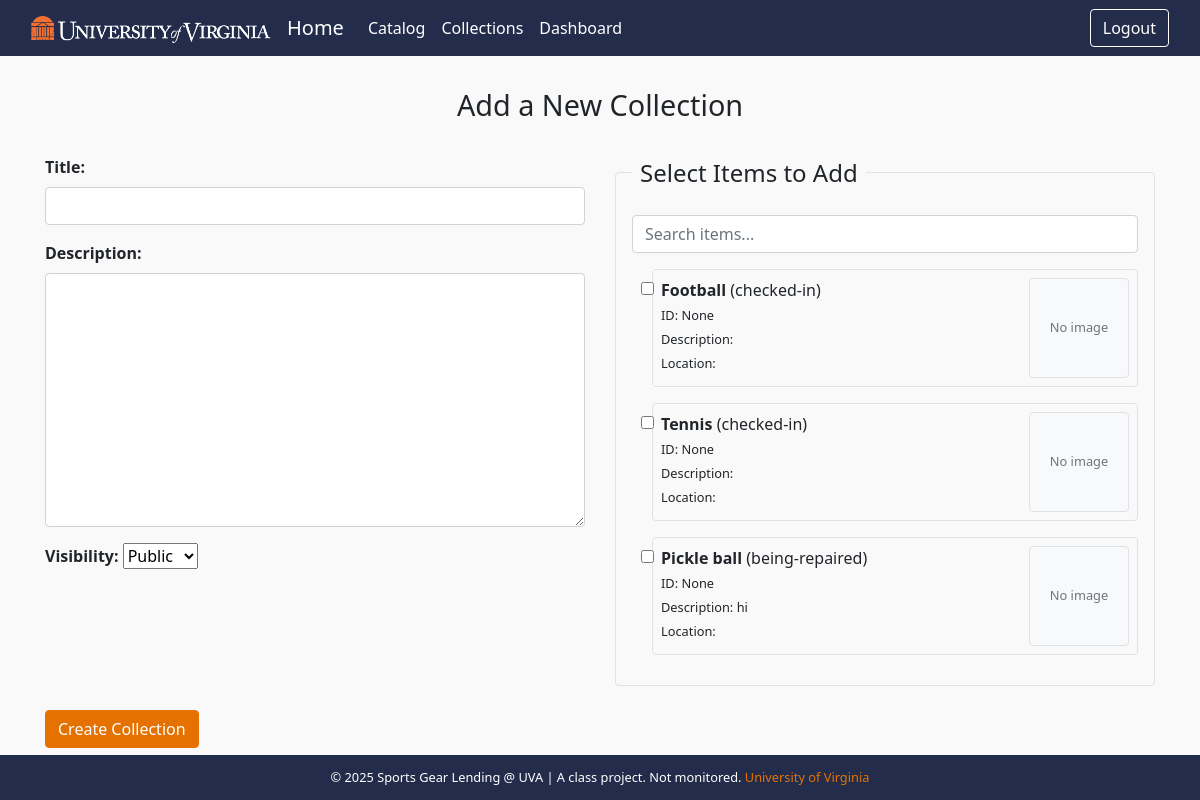
Page /dashboard/collections/add/ (signed in) on the committed database.
### core/models.py (models this page shows, shortened)
class Equipment(models.Model):
    STATUS_CHOICES = [
        ('checked-in', 'Checked In'),
        ('in-circulation', 'In Circulation'),
        ('being-repaired', 'Being Repaired'),
    ]
    name = models.CharField(max_length=255)
    identifier = models.CharField(max_length=100, null=True, blank=True)
    description = models.TextField(blank=True)
    is_available = models.BooleanField(default=True)
    status = models.CharField(max_length=20, choices=STATUS_CHOICES, default='checked-in')
    location = models.CharField(max_length=255, blank=True)
    sports_type = models.CharField(max_length=100, blank=True)
    added_date = models.DateTimeField(auto_now_add=True)
    sports_type = models.CharField(max_length=100, null=True, blank=True)
    added_by = models.ForeignKey(User, on_delete=models.SET_NULL, null=True, blank=True, related_name='added_equipments')

### core/views.py (the view)
# urls.py: path('dashboard/collections/add/', add_collection, name='add_collection'),
@login_required
def add_collection(request):
    if request.method == 'POST':
        form = CollectionForm(request.POST, user=request.user, request=request)
        if form.is_valid():
            collection = form.save(commit=False)
            collection.creator = request.user
            if not request.user.profile.is_librarian:
                collection.visibility = 'public'
            collection.save()
            form.save_m2m()
            librarian_users = User.objects.filter(profile__is_librarian=True)
            collection.allowed_users.add(*librarian_users)
            return redirect('core:view_collection', collection_id=collection.id)
    else:
        form = CollectionForm(user=request.user)
    return render(request, 'add_collections.html', {'form': form})

### core/templates/add_collections.html (shortened to what this page needs)
{% extends "base.html" %}
{% block content %}
<center><h2 style="font-size: 1.8rem; margin-bottom: 2rem;">Add a New Collection</h2></center>
<form method="post" class="container mt-4">
    <div class="row">
      <div class="col-md-6">
        <div class="mb-3">
          <label for="{{ form.title.id_for_label }}" class="form-label"><strong>Title:</strong></label>
          {{ form.title}}
        </div>
        <div class="mb-3">
          <label for="{{ form.description.id_for_label }}" class="form-label"><strong>Description:</strong></label>
          {{ form.description }}
        </div>
        {% if form.visibility %}
        <div class="mb-3">
          <label for="{{ form.visibility.id_for_label }}" class="form-label"><strong>Visibility:</strong></label>
          {{ form.visibility}}
        </div>
        {% endif %}
      </div>
      <div class="col-md-6">
        <fieldset class="border p-3 rounded">
            <legend class="w-auto px-2">Select Items to Add</legend>
            <input type="text" id="item-search" placeholder="Search items..." class="form-control mb-3">
            <div id="item-list" class="form-check" style="max-height: 400px; overflow-y: auto;">
              {% for item in form.items.field.queryset %}
              <div class="mb-3 p-2 border rounded item-entry d-flex justify-content-between align-items-start">
                <div style="flex: 1;">
                  <label class="form-check-label d-block">
                    <input type="checkbox" name="items" value="{{ item.id }}" class="form-check-input me-2">
                    <strong>{{ item.name }}</strong> ({{ item.status }})<br>
                    <small>ID: {{ item.identifier }}</small><br>
                    <small>Description: {{ item.description }}</small><br>
                    <small>Location: {{ item.location }}</small>
                  </label>
                </div>
                <div style="width: 100px; height: 100px; margin-left: 1rem; text-align: center;">
                  {% with item.images.all|first as image %}
                    {% if image %}
                      <img src="{{ image.image.url }}" alt="Item image" class="img-fluid rounded border" style="object-fit: cover; width: 100%; height: 100%;">
                    {% else %}
                      <div class="border rounded d-flex align-items-center justify-content-center" style="width: 100%; height: 100%; background-color: #f8f9fa;">
                        <small class="text-muted">No image</small>
                      </div>
                    {% endif %}
                  {% endwith %}
                </div>
              </div>
              {% endfor %}
            </div>
          </fieldset>
      </div>
    </div>
    <div class="mt-4">
      <button type="submit" class="btn btn-primary">Create Collection</button>
    </div>
  </form>
{% endblock %}

### core/templates/base.html (style rules this page uses)
html, body { height: 100%; margin: 0; }
body { display: flex; flex-direction: column; background-color: #f9f9f9; font-family: 'Segoe UI', Tahoma, Geneva, Verdana, sans-serif; }
.row { display: flex; flex-wrap: wrap; }
.btn-primary { background-color: #E57200 !important; border-color: #E57200 !important; }

### rows in the picture
Equipment: name "Football", status "checked-in", identifier "None"
Equipment: name "Tennis", status "checked-in", identifier "None"
Equipment: name "Pickle ball", status "being-repaired", identifier "None", description "hi"
